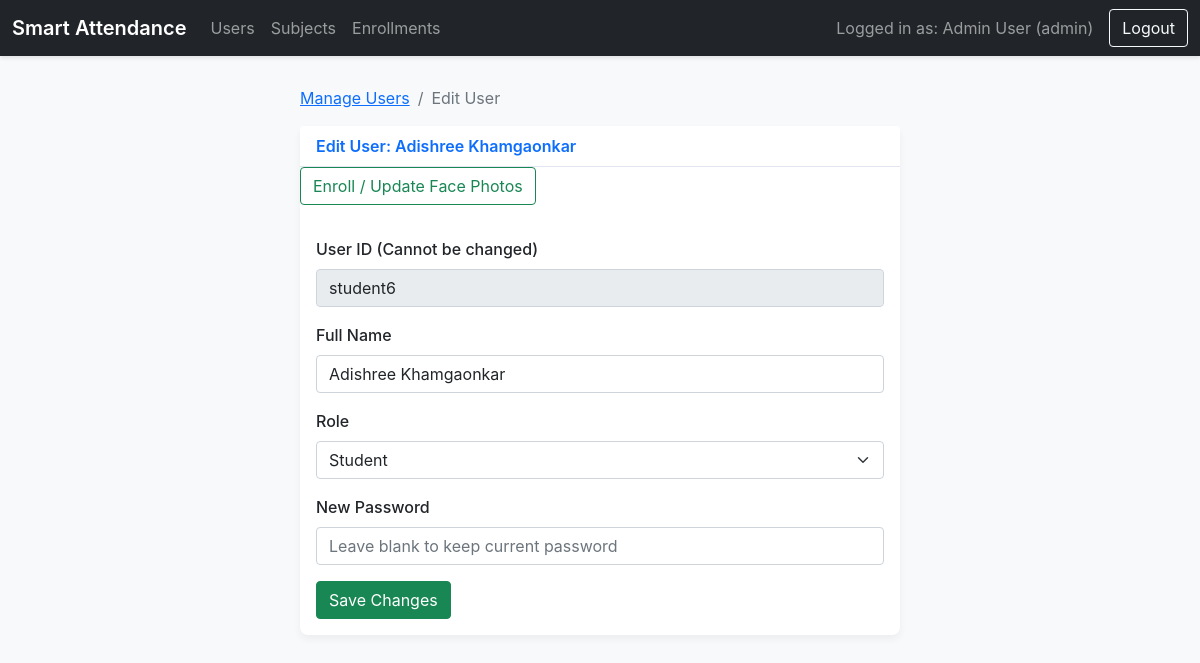
The page /admin/edit_user/student6 (signed in) on the database its author committed.
### tables this page shows
CREATE TABLE users (
        user_id TEXT PRIMARY KEY,
        name TEXT NOT NULL,
        role TEXT NOT NULL,
        password TEXT NOT NULL
    , face_image TEXT);

### app.py (the view)
@app.route('/admin/edit_user/<user_id>', methods=['GET', 'POST'])
@login_required
@role_required('admin')
def edit_user(user_id):
    if request.method == 'POST':
        db.update_user(user_id, request.form['name'], request.form['role'], request.form.get('password'))
        flash(f"User '{request.form['name']}' updated successfully!", "success")
        return redirect(url_for('manage_users'))
    return render_template('edit_user.html', user=db.get_user_by_id(user_id))

### app.py (called while the page is built)
def login_required(f):
    @wraps(f)
    def decorated_function(*args, **kwargs):
        if 'user_id' not in session:
            return redirect(url_for('login'))
        return f(*args, **kwargs)
    return decorated_function

def role_required(role_name):
    def wrapper(f):
        @wraps(f)
        def decorated_function(*args, **kwargs):
            if session.get('role') != role_name:
                flash("You do not have permission to access this page.", "danger")
                return redirect(url_for('dashboard'))
            return f(*args, **kwargs)
        return decorated_function
    return wrapper

### database_manager.py (called while the page is built)
def get_db_connection():
    conn = sqlite3.connect(DATABASE)
    conn.row_factory = sqlite3.Row
    return conn

def get_user_by_id(user_id):
    conn = get_db_connection()
    user = conn.cursor().execute("SELECT * FROM users WHERE user_id = ?", (user_id,)).fetchone()
    conn.close()
    return user

### templates/edit_user.html (shortened to what this page needs)
{% extends "base.html" %}
{% block content %}
<div class="form-container">
    <nav aria-label="breadcrumb">
        <ol class="breadcrumb">
            <li class="breadcrumb-item"><a href="{{ url_for('manage_users') }}">Manage Users</a></li>
            <li class="breadcrumb-item active" aria-current="page">Edit User</li>
        </ol>
    </nav>
    <div class="card">
        <div class="card-header">Edit User: {{ user.name }}</div>
        <div class="mb-3">
            <a class="btn btn-outline-success" href="{{ url_for('enroll_user', user_id=user.user_id) }}">Enroll / Update Face Photos</a>
        </div>
        <div class="card-body">
            <form method="post">
                <div class="mb-3">
                    <label for="user_id_display" class="form-label">User ID (Cannot be changed)</label>
                    <input type="text" id="user_id_display" class="form-control" value="{{ user.user_id }}" readonly>
                </div>
                <div class="mb-3">
                    <label for="name_input" class="form-label">Full Name</label>
                    <input type="text" class="form-control" id="name_input" name="name" value="{{ user.name }}" required>
                </div>
                <div class="mb-3">
                    <label for="role_select" class="form-label">Role</label>
                    <select class="form-select" id="role_select" name="role">
                        <option value="student" {% if user.role == 'student' %}selected{% endif %}>Student</option>
                    </select>
                </div>
                <div class="mb-3">
                    <label for="password_input" class="form-label">New Password</label>
                    <input type="password" class="form-control" id="password_input" name="password" placeholder="Leave blank to keep current password">
                </div>
                <button type="submit" class="btn btn-success">Save Changes</button>
            </form>
        </div>
    </div>
</div>
{% endblock %}

### static/style.css (style rules this page uses)
body { background-color: #f8f9fa; font-family: -apple-system, BlinkMacSystemFont, "Segoe UI", Roboto, "Helvetica Neue", Arial, sans-serif; }
.card { border: none; box-shadow: 0 4px 8px rgba(0,0,0,.05); border-radius: 0.5rem; }
.card-header { background-color: #ffffff; border-bottom: 1px solid #e3e6f0; font-weight: 600; color: #0d6efd; display: flex; align-items: center; }
.form-label { font-weight: 500; }
.form-container { max-width: 600px; margin-left: auto; margin-right: auto; }

### rows shown on the page
users: name "Adishree Khamgaonkar", user_id "student6", role "Student"

### other values the page prints
{{ session.name }} "Admin User"
{{ session.role }} "admin"
